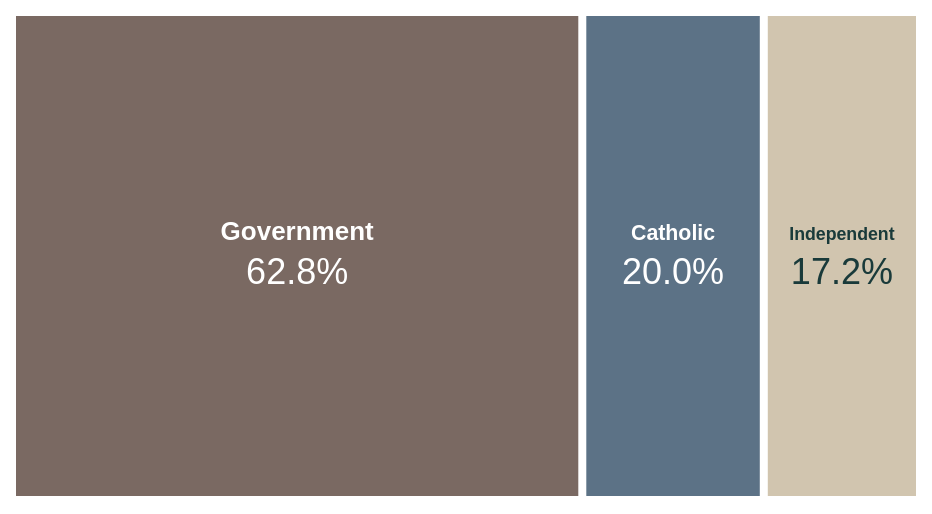

Vega-Lite specification stored for this chart:
### Vega specification from a JSON file in a GitHub repository (floating-point values rounded to 4 significant figures)
{"$schema": "https://vega.github.io/schema/vega/v5.json", "width": 450, "height": 240, "padding": 8, "background": "transparent", "data": [{"name": "tree", "values": [{"id": "All schools", "parent": null}, {"id": "Government", "parent": "All schools", "value": 2613404}, {"id": "Catholic", "parent": "All schools", "value": 831692}, {"id": "Independent", "parent": "All schools", "value": 715822}], "transform": [{"type": "stratify", "key": "id", "parentKey": "parent"}, {"type": "treemap", "field": "value", "sort": {"field": "value", "order": "descending"}, "method": "squarify", "size": [450, 240], "paddingInner": 4, "paddingOuter": 0}]}, {"name": "leaves", "source": "tree", "transform": [{"type": "filter", "expr": "datum.depth == 1"}]}], "scales": [{"name": "color", "type": "ordinal", "domain": ["Government", "Catholic", "Independent"], "range": ["#7a6962", "#5c7286", "#d1c5af"]}], "marks": [{"type": "rect", "from": {"data": "leaves"}, "encode": {"enter": {"x": {"field": "x0"}, "y": {"field": "y0"}, "x2": {"field": "x1"}, "y2": {"field": "y1"}, "fill": {"scale": "color", "field": "id"}, "tooltip": {"signal": "{'Sector':datum.id,'Enrolments':format(datum.value,',.0f'),'Share':format(datum.value/4160918,'.1%')}"}}}}, {"type": "text", "from": {"data": "leaves"}, "encode": {"enter": {"x": {"signal": "(datum.x0+datum.x1)/2"}, "y": {"signal": "(datum.y0+datum.y1)/2 - 8"}, "align": {"value": "center"}, "text": {"field": "id"}, "font": {"value": "Arial"}, "fontSize": {"signal": "min(13, (datum.x1-datum.x0-12)/7)"}, "fontWeight": {"value": "bold"}, "fill": {"signal": "datum.id === 'Independent' ? '#193a3a' : 'white'"}}}}, {"type": "text", "from": {"data": "leaves"}, "encode": {"enter": {"x": {"signal": "(datum.x0+datum.x1)/2"}, "y": {"signal": "(datum.y0+datum.y1)/2 + 14"}, "align": {"value": "center"}, "text": {"signal": "format(datum.value/4160918,'.1%')"}, "font": {"value": "Arial"}, "fontSize": {"value": 18}, "fill": {"signal": "datum.id === 'Independent' ? '#193a3a' : 'white'"}}}}]}
